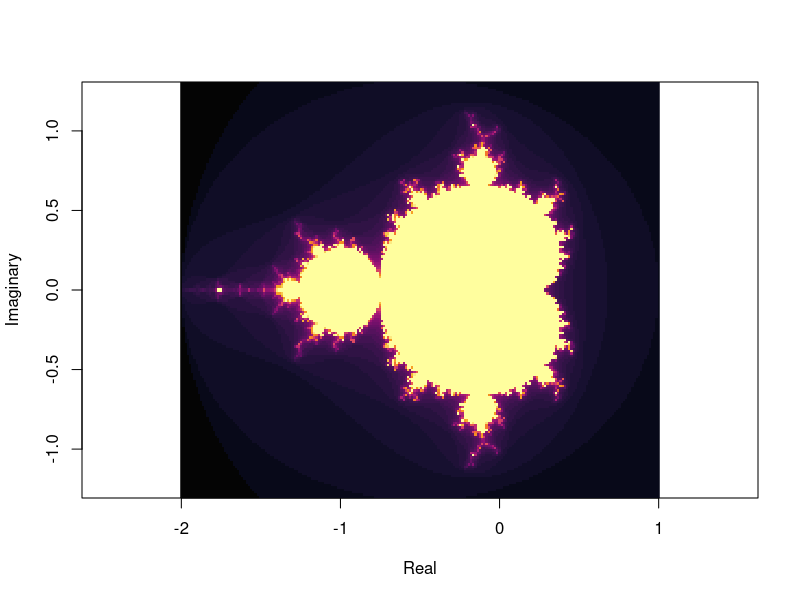

Reproduce this figure in R.
x <- seq(-2,1,length.out=220); y <- seq(-1.3,1.3,length.out=180)
c <- outer(x, 1i*y, `+`); z <- c*0; count <- matrix(0,length(x),length(y))
for (step in 1:45) {
  active <- Mod(z) <= 2
  z[active] <- z[active]^2 + c[active]
  count[active] <- step
}
image(x,y,count,useRaster=TRUE,col=hcl.colors(46,"Inferno"),asp=1,xlab="Real",ylab="Imaginary")
